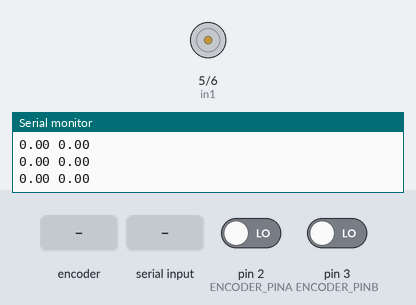
Bench run of a sketch on a simulated Arduino Uno, built with avr-gcc and run on an emulated ATmega328P. On the bench: motor-driver pin pairs drawn as motors (green arrow = first pin HIGH = forward, orange = second pin HIGH = backward, longer = more drive), the last lines printed to the serial monitor. The inputs (shaded band) are chosen by the test bench; at power-on: pin 2 (ENCODER_PINA) LOW, pin 3 (ENCODER_PINB) LOW.

Above: at 1.2 s.
1.3 s: rotary encoder on pin 2 (ENCODER_PINA) / pin 3 (ENCODER_PINB) turned 3 steps (first pin leading)
3.4 s: "1\n" received over Serial
At 11.1 s:
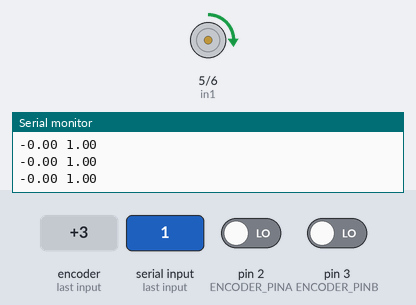
Timing chart, 0 to 18.2 s (numbered marks = the images above; inputs shaded):
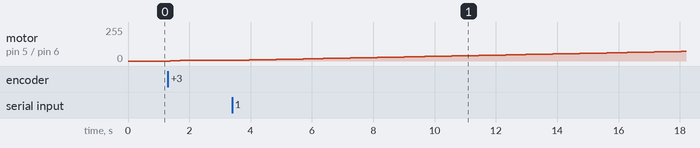

The sketch:

close_loop_velocity.ino
```cpp
/*
  The following code implements the close loop velocity with PID controller. we have a similar implementation to the one with velocity, only this time we took the delta of positions
  and by dividing it by the delta of time we manage to control the speed. we used our implementations in the previous sections regarding the motor, RPM and speed to reach this result.
  In addition, several variables of the controller and filtering were chose based on different measurements and results (several to see which is effective) as described in the code.
  This time the user needs to input a string to determine the desired speed.
*/
// Define Pins
#define ENCODER_PINA 2
#define ENCODER_PINB 3
// encoder variables
volatile int encoderCounts = 0;
//inintiazlize different variables
volatile double diff_in_time = 0;
double desired_speed = 0.0;
const double maxLim = 200.0;
const double minLim = -200.0;
double lastTime = 0.0;
double curr_loc = 0.0;
double prev_loc = 0.0;
double prev_speed = 0.0;
//for PID controller
const double Ki = 5.0; //we chose 5.0 after several attempts and got decent result
const double Kp = 1.0;
//for filtering
double Alpha = 0.1; //we chose 0.1 after several attempts and got decent result
int in1 = 5;
int in2 = 6;
// Encoder ISR functions - Interupt Service Routine
void encoderA();
void encoderB();

void setup() {
  Serial.begin (115200);
  pinMode(in1, OUTPUT);
  pinMode(in2, OUTPUT);
  // initialize encoder, attache ISR functions
  pinMode(ENCODER_PINA, INPUT);
  pinMode(ENCODER_PINB, INPUT);
   // Attached interrupt to encoder pins
  attachInterrupt(digitalPinToInterrupt(ENCODER_PINA), encoderA, CHANGE);
  attachInterrupt(digitalPinToInterrupt(ENCODER_PINB), encoderB, CHANGE);
  delay(1);
}
void loop() {
  //This part is for the input from the user
  while(Serial.available()){
    desired_speed = Serial.readStringUntil('\n').toDouble();
  }
    diff_in_time = 0.01; //for 100Hz
    double myTime = millis();
    double dt = (myTime - lastTime)/1000.0;
    curr_loc = (double) encoderCounts/(12*50); //num of ticks divided by counts per rev multiplied by our gear-ratio
    double dt_pos = curr_loc - prev_loc;
    double curr_speed = (dt_pos / dt)*60; //diff in pos divided by diff in time mulitplied by 60 for minutes
    curr_speed = (Alpha * curr_speed + (1.0 - Alpha) * prev_speed); //filtering with alpha
    //This part is for the PI controller
    static double initial_error = 0.0; //will be updated in the iterations
    double summated_error = (desired_speed-curr_speed);
    initial_error = initial_error + summated_error*diff_in_time;
    double RPM = Kp*summated_error + Ki*initial_error; //Controller equation
    RPM = constrain(RPM, minLim, maxLim); //for the limits declared at top
    if (RPM < 0) {
      digitalWrite(in1, LOW);
      analogWrite(in2, -RPM);
    } else if (RPM > 0) {
      digitalWrite(in2, LOW);
      analogWrite(in1, RPM);
    } else {
      digitalWrite(in1, LOW);
      digitalWrite(in2, LOW);
    }
  //plotting the desired next to the actual location
    Serial.print(curr_speed);
    Serial.print(" ");
    Serial.println(desired_speed);
    lastTime = myTime;
    prev_loc = curr_loc;
    prev_speed = curr_speed;
  delay(10); //for 100Hz
  }
// EncoderA ISR
void encoderA() {
  // look for a low-to-high on channel B
  if (digitalRead(ENCODER_PINA) == HIGH) {
    // check channel A to see which way encoder is turning
    digitalRead(ENCODER_PINB) ? encoderCounts++ : encoderCounts--;
  }else{
    // check channel A to see which way encoder is turning
    digitalRead(ENCODER_PINB) ? encoderCounts-- : encoderCounts++;
  }
} // End EncoderA ISR
// EncoderB ISR
void encoderB() {
  // look for a low-to-high on channel B
  if (digitalRead(ENCODER_PINB) == HIGH) {
    // check channel A to see which way encoder is turning
    digitalRead(ENCODER_PINA) ? encoderCounts-- : encoderCounts++;
  }else{
    // check channel A to see which way encoder is turning
    digitalRead(ENCODER_PINA) ? encoderCounts++ : encoderCounts--;
  }
} // End EncoderB ISR
```

Measured:
- after the input at 3.4 s, motor on pin 5 (in1) / pin 6 (in2): moves from forward 4/255 to forward 72/255 over 14.6 s, starting at once
